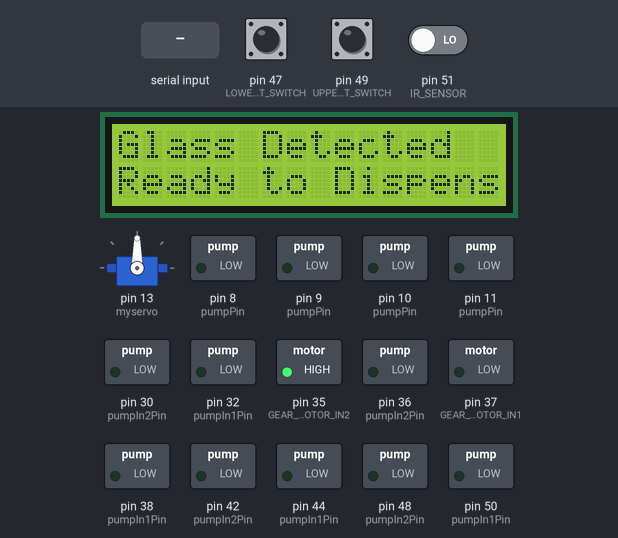
The sketch below on a simulated Arduino Mega 2560, built with avr-gcc and run on an emulated ATmega2560. Parts: servo, 16×2 character LCD, switched loads named in the sketch (green lamp = pin HIGH). The test bench sets the inputs (shaded band); at power-on: pin 47 (LOWER_LIMIT_SWITCH) HIGH, pin 49 (UPPER_LIMIT_SWITCH) HIGH, pin 51 (IR_SENSOR) LOW. What the sketch prints to the serial monitor is not drawn.

Above: at 1.2 s.
1.3 s: "90,45\n" received over Serial
At 1.9 s:
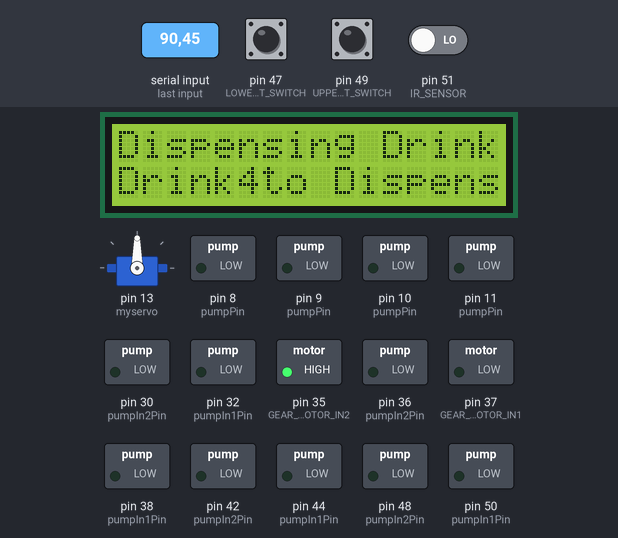
At 3.7 s:
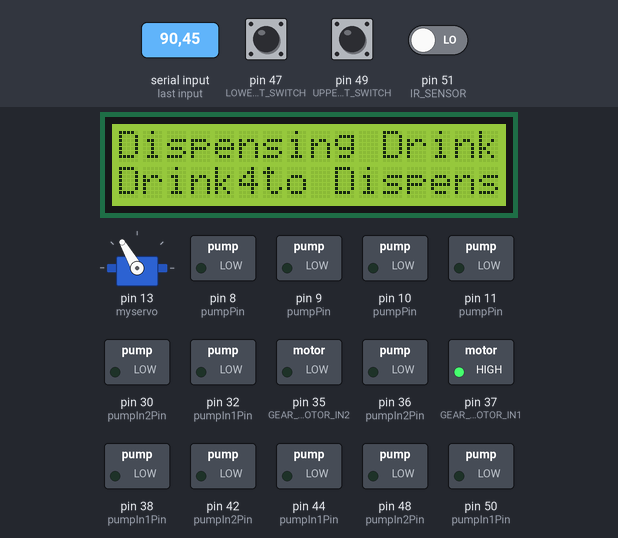
4.2 s: pin 47 (LOWER_LIMIT_SWITCH) pulled LOW for 0.15 s
At 5.7 s:
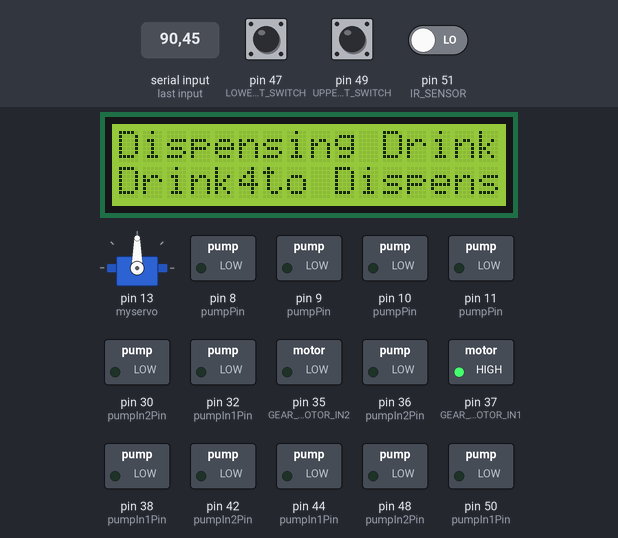
Timing chart, 0 to 7.2 s (numbered marks = the images above; inputs shaded):
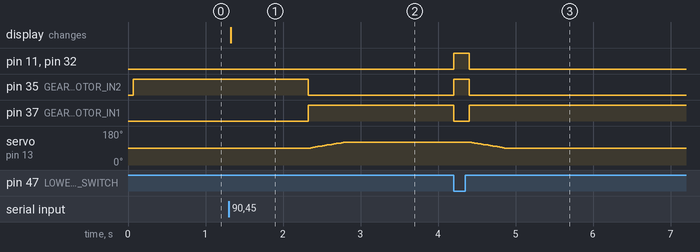

The sketch:

servo_alexa.ino
```cpp
#include <IRremote.h>
#include <LiquidCrystal_I2C.h>
#include <Servo.h>

Servo myservo;  // create a servo object

#define initial_degree 90
#define final_degree 120


// Pin assignments
#define IR_SENSOR 51
#define IR_RECEIVER 53
#define UPPER_LIMIT_SWITCH 49
#define LOWER_LIMIT_SWITCH 47
#define GEAR_MOTOR_IN1 37
#define GEAR_MOTOR_IN2 35
#define PUMP1_ENABLE 8
#define PUMP1_IN3 50
#define PUMP1_IN4 48
#define PUMP2_ENABLE 9
#define PUMP2_IN1 44
#define PUMP2_IN2 42
#define PUMP3_ENABLE 10
#define PUMP3_IN3 38
#define PUMP3_IN4 36
#define PUMP4_ENABLE 11
#define PUMP4_IN1 32
#define PUMP4_IN2 30
#define LCD_ADDR 0x27
#define LCD_COLS 16
#define LCD_ROWS 2

// Pump duration times in milliseconds
#define PUMP1_DURATION 100
#define PUMP2_DURATION 500
#define PUMP3_DURATION 300
#define PUMP4_DURATION 200

// Drink names
String drinks[] = {"Drink1", "Drink2", "Drink3", "Drink4"};

// IR remote setup
IRrecv irrecv(IR_RECEIVER);
decode_results results;
unsigned long button1 = 0xFF30CF;
unsigned long button2 = 0xFF18E7;
unsigned long button3 = 0xFF7A85;
unsigned long button4 = 0xFF10EF;

// LCD setup
LiquidCrystal_I2C lcd(LCD_ADDR, LCD_COLS, LCD_ROWS);

int selectedDrink = -1;
int pumpPin[] = {PUMP1_ENABLE, PUMP2_ENABLE, PUMP3_ENABLE, PUMP4_ENABLE};
int pumpIn1Pin[] = {PUMP1_IN3, PUMP2_IN1, PUMP3_IN3, PUMP4_IN1};
int pumpIn2Pin[] = {PUMP1_IN4, PUMP2_IN2, PUMP3_IN4, PUMP4_IN2};
int PUMP_DURATION[] = {PUMP1_DURATION, PUMP2_DURATION, PUMP3_DURATION, PUMP4_DURATION};


void setup() {
  // Initialize serial communication
  Serial.begin(9600);

  // Initialize IR remote
  irrecv.enableIRIn();

 myservo.attach(13);  // attaches the servo on pin 13 to the servo object

  // Initialize motor control pins
  pinMode(GEAR_MOTOR_IN1, OUTPUT);
  pinMode(GEAR_MOTOR_IN2, OUTPUT);
  for (int i=0; i<4; i++) {
    pinMode(pumpPin[i], OUTPUT);
    pinMode(pumpIn1Pin[i], OUTPUT);
    pinMode(pumpIn2Pin[i], OUTPUT);
  }

  // Initialize LCD
  lcd.init();
  lcd.backlight();
  lcd.setCursor(0, 0);
  lcd.print("Ready");

  // Initialize gear motor
  digitalWrite(GEAR_MOTOR_IN1, LOW);
  digitalWrite(GEAR_MOTOR_IN2, HIGH);

  // Initialize limit switches as input pull-up
  pinMode(UPPER_LIMIT_SWITCH, INPUT_PULLUP);
  pinMode(LOWER_LIMIT_SWITCH, INPUT_PULLUP);
}
void loop() {
  // Check for glass presence
  int irValue = digitalRead(IR_SENSOR);
  if (irValue == HIGH) {
    lcd.setCursor(0, 0);
    lcd.print("Ready");
    lcd.setCursor(0, 1);
    lcd.print(" ");
    selectedDrink = -1;
  } else {
    lcd.setCursor(0, 0);
    lcd.print("Glass Detected");
    lcd.setCursor(0, 1);
    lcd.print("Ready to Dispense");
    delay(1000);
    // Wait for user input
    while (selectedDrink == -1) {
      if (irrecv.decode(&results)) {
        if (results.value == button1) {
          selectedDrink = 0;
        } else if (results.value == button2) {
          selectedDrink = 1;
        } else if (results.value == button3) {
          selectedDrink = 2;
        } else if (results.value == button4) {
          selectedDrink = 3;
        }
        irrecv.resume();
      }
      // Check serial input for selected drink
      if (Serial.available() > 0) {
        int drink = Serial.read() - '0';
        Serial.println(drink);
        if (drink >= 1 && drink <= 4) {
          selectedDrink = drink - 1;
        }
      }
    }

    // Dispense drink
    lcd.setCursor(0, 0);
    lcd.print("Dispensing Drink");
    lcd.setCursor(0, 1);
    lcd.print(drinks[selectedDrink]);
    delay(1000);

    // Lower glass to dispensing position
    digitalWrite(GEAR_MOTOR_IN1, HIGH);
    digitalWrite(GEAR_MOTOR_IN2, LOW);

   for (int pos = initial_degree; pos <= final_degree; pos += 1) {  // goes from initial_degree to final_degree degrees
    myservo.write(pos);       // tell servo to go to position in variable 'pos'
    delay(15);                 // waits 15ms for the servo to reach the position
  }

    while (digitalRead(LOWER_LIMIT_SWITCH) == HIGH) {
      delay(10);
    }
    digitalWrite(GEAR_MOTOR_IN1, LOW);
    digitalWrite(GEAR_MOTOR_IN2, HIGH);

    // Dispense ingredients
    digitalWrite(pumpIn1Pin[selectedDrink], HIGH);
    digitalWrite(pumpIn2Pin[selectedDrink], LOW);
    digitalWrite(pumpPin[selectedDrink], HIGH);
    delay(PUMP_DURATION[selectedDrink]);
    digitalWrite(pumpPin[selectedDrink], LOW);
    digitalWrite(pumpIn1Pin[selectedDrink], LOW);
    digitalWrite(pumpIn2Pin[selectedDrink], LOW);

    // Raise glass back to top position
    digitalWrite(GEAR_MOTOR_IN1, HIGH);
    digitalWrite(GEAR_MOTOR_IN2, LOW);

for (int pos = final_degree; pos >= initial_degree ; pos -= 1) {  // goes from final_degree degrees to initial_degree
    myservo.write(pos);       // tell servo to go to position in variable 'pos'
    delay(15);                 // waits 15ms for the servo to reach the position
  }

    while (digitalRead(UPPER_LIMIT_SWITCH) == HIGH) {
      delay(10);
    }
    digitalWrite(GEAR_MOTOR_IN1, LOW);
    digitalWrite(GEAR_MOTOR_IN2, HIGH);

    // Reset selected drink
    selectedDrink = -1;
  }
}
```

Measured:
- after the input at 1.3 s, pin 35 (GEAR_MOTOR_IN2): HIGH → LOW after 1.0 s; pin 37 (GEAR_MOTOR_IN1): LOW → HIGH after 1.0 s; servo on pin 13 (myservo): moves from 90° to 120° over 0.42 s, starting after 1.1 s; the display: changes at once (image 1)
- after the input at 4.2 s, pin 11 (pumpPin), pin 32 (pumpIn1Pin), pin 35 (GEAR_MOTOR_IN2): LOW → HIGH at once, → LOW 0.20 s later; pin 37 (GEAR_MOTOR_IN1): HIGH → LOW at once, → HIGH 0.20 s later; servo on pin 13 (myservo): moves from 120° to 90° over 0.42 s, starting after 0.24 s
